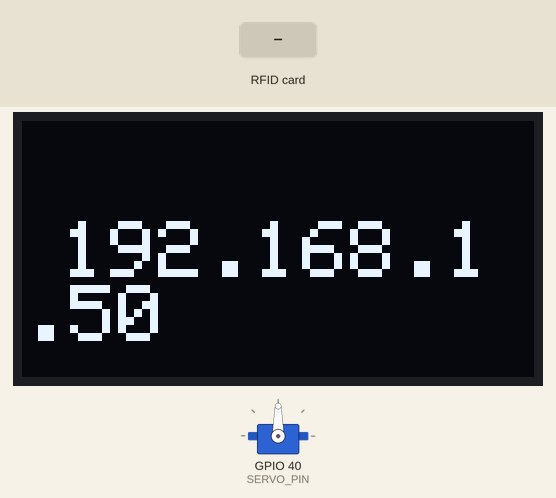
Bench run of a program on a simulated ESP32-S3. Parts: 128×64 one-colour display, servo. Inputs (shaded band) come from the test bench. WiFi joins after 1.5 s; servers stay silent unless stated; uploads are accepted with an empty reply; the camera gives no picture.

Above: at 6.2 s.
6.3 s: RFID card 5E 7A 19 C4 held to the reader
At 10.1 s:
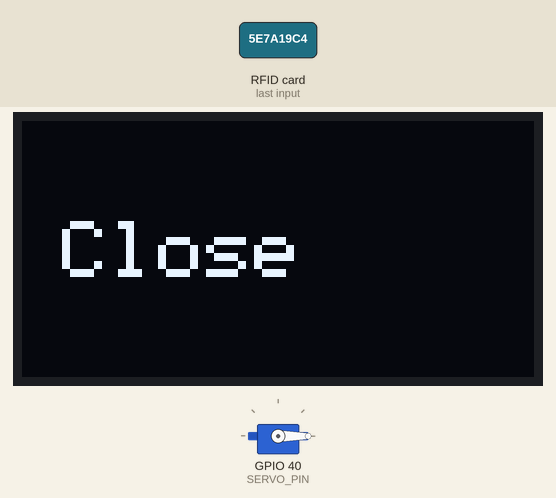
11.1 s: RFID card 5E 7A 19 C4 held to the reader
At 12.1 s:
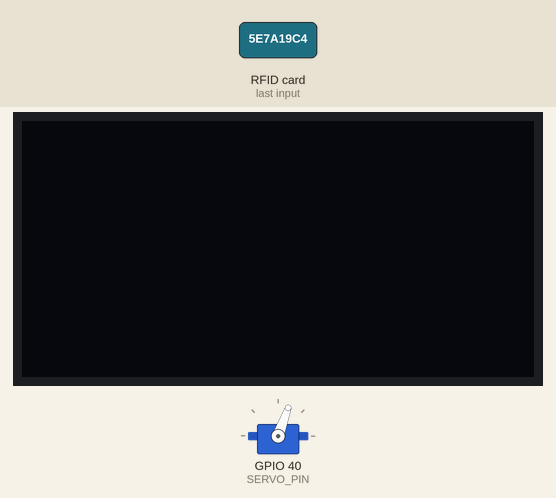
Timing chart, 0 to 15.9 s (numbered marks = the images above; inputs shaded):
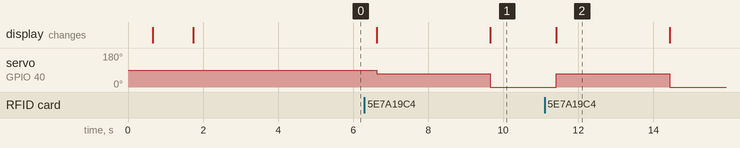

The program:

main.cpp
```cpp
#include "camera.h"
#include "servo.h"
#include "connection.h"
#include "rfid.h"
#include "display.h"

String rfid_id = "";
bool gate_in = false;
void setup()
{
  Serial.begin(115200);
  SPI.begin(OLED_CLK, 20, OLED_MOSI);
  display_init();
  rfid_init();
  servo_init();
  wifi_init();
  camera_init();
  delay(3000);
}

void loop()
{
  rfid_id = rfid_get_uid();
  if (rfid_id != "")
  {
    camera_fb_t *fb = capture_image();
    if (gate_in)
    {
      String suggested_slot = in_parking(fb, rfid_id);
      if (suggested_slot != "NOT")
      {
        show_text(suggested_slot);
        open_gate();
        delay(3000);
        show_text("Close");
        close_gate();
      }
    }
    else
    {
      String total_money = out_parking(fb, rfid_id);
      if (total_money != "NOT")
      {
        show_text(total_money);
        open_gate();
        delay(3000);
        show_text("Close");
        close_gate();
      }
    }
  }
  delay(20);
}
```

camera.h
```cpp
#pragma once
#include "setup.h"

void camera_init();
camera_fb_t *capture_image();
```

connection.h
```cpp
#pragma once
#include "setup.h"
extern const String ssid;
extern const String password;
void wifi_init();
String in_parking(camera_fb_t *fb, String rfid_id);
String out_parking(camera_fb_t *fb, String rfid_id);
void test_api(String rfid_id);
```

display.h
```cpp
#pragma once
#include "setup.h"

extern Adafruit_SSD1306 display;

void show_text(const String &text);
void display_init();
```

rfid.h
```cpp
#pragma once
#include "setup.h"

extern MFRC522 rfid;

void rfid_init();
String rfid_get_uid();
void rfid_stop();
```

servo.h
```cpp
#pragma once
#include "setup.h"
extern Servo servo;

void servo_init();
void close_gate();
void open_gate();
```

setup.h
```cpp
#include "esp_camera.h"
#include <WiFi.h>
#include <SPI.h>
#include <MFRC522.h>
#include <ESP32Servo.h>
#include <Adafruit_GFX.h>
#include <Adafruit_SSD1306.h>
#include <esp_heap_caps.h>
#include <Arduino.h>
#include <HTTPClient.h>

// display
#define SCREEN_WIDTH 128
#define SCREEN_HEIGHT 64
#define OLED_MOSI 21
#define OLED_CLK 19
#define OLED_DC 42
#define OLED_CS 41
#define OLED_RST 39

// rfid
#define RFID_SDA 38
#define RFID_RST 47
#define RFID_MOSI 21
#define RFID_CLK 19
#define RFID_MISO 20

// servo
#define SERVO_PIN 40
#define OPEN_ANGLE 70
#define CLOSE_ANGLE 0
#define OPEN_TIME 3000

// camera
#define PWDN_GPIO_NUM -1
#define RESET_GPIO_NUM -1
#define XCLK_GPIO_NUM 15
#define SIOD_GPIO_NUM 4
#define SIOC_GPIO_NUM 5

#define Y2_GPIO_NUM 11
#define Y3_GPIO_NUM 9
#define Y4_GPIO_NUM 8
#define Y5_GPIO_NUM 10
#define Y6_GPIO_NUM 12
#define Y7_GPIO_NUM 18
#define Y8_GPIO_NUM 17
#define Y9_GPIO_NUM 16

#define VSYNC_GPIO_NUM 6
#define HREF_GPIO_NUM 7
#define PCLK_GPIO_NUM 13
```

camera.cpp
```cpp
#include "camera.h"

void camera_init()
{
    camera_config_t config;
    config.ledc_channel = LEDC_CHANNEL_0;
    config.ledc_timer = LEDC_TIMER_0;

    config.pin_d0 = Y2_GPIO_NUM;
    config.pin_d1 = Y3_GPIO_NUM;
    config.pin_d2 = Y4_GPIO_NUM;
    config.pin_d3 = Y5_GPIO_NUM;
    config.pin_d4 = Y6_GPIO_NUM;
    config.pin_d5 = Y7_GPIO_NUM;
    config.pin_d6 = Y8_GPIO_NUM;
    config.pin_d7 = Y9_GPIO_NUM;

    config.pin_xclk = XCLK_GPIO_NUM;
    config.pin_pclk = PCLK_GPIO_NUM;
    config.pin_vsync = VSYNC_GPIO_NUM;
    config.pin_href = HREF_GPIO_NUM;
    config.pin_sccb_sda = SIOD_GPIO_NUM;
    config.pin_sccb_scl = SIOC_GPIO_NUM;
    config.pin_pwdn = PWDN_GPIO_NUM;
    config.pin_reset = RESET_GPIO_NUM;

    config.xclk_freq_hz = 20000000;
    config.pixel_format = PIXFORMAT_JPEG;
    config.frame_size = FRAMESIZE_VGA;
    config.jpeg_quality = 12;

    config.fb_location = CAMERA_FB_IN_PSRAM;
    config.fb_count = 2;
    config.grab_mode = CAMERA_GRAB_WHEN_EMPTY;

    if (psramFound())
    {
        config.jpeg_quality = 10;
        config.fb_count = 2;
        config.grab_mode = CAMERA_GRAB_LATEST;
    }
    else
    {
        config.fb_count = 1;
        config.fb_location = CAMERA_FB_IN_DRAM;
    }

    esp_err_t err = esp_camera_init(&config);

    if (err != ESP_OK)
    {
        Serial.printf("Camera init failed with error 0x%x", err);
        return;
    }

    sensor_t *s = esp_camera_sensor_get();
    s->set_vflip(s, 1);
    s->set_hmirror(s, 0);
    s->set_brightness(s, 1);
    s->set_saturation(s, 0);
}

camera_fb_t *capture_image()
{
    camera_fb_t *fb = esp_camera_fb_get();
    if (!fb)
    {
        Serial.println("Camera capture failed");
        return nullptr;
    }
    return fb;
}
```

connection.cpp
```cpp
#include "connection.h"
#include "display.h"
#include <ArduinoJson.h>

const String ssid = "Luu";
const String password = "matkhaula@123@";

void wifi_init()
{
    WiFi.begin(ssid, password);
    WiFi.setSleep(false);

    while (WiFi.status() != WL_CONNECTED)
    {
        delay(500);
        show_text("Connecting");
    }
    show_text(WiFi.localIP().toString());
}

void test_api(String rfid_id)
{
    HTTPClient http;
    String url = "http://192.168.1.100:8080/";
    http.begin(url);
    int httpCode = http.GET();
    show_text("HTTP code: ");
    show_text(String(httpCode));
    http.end();
}

String in_parking(camera_fb_t *fb, String rfid_id)
{
    if (!fb)
        return "ERROR1";

    if (fb->format != PIXFORMAT_JPEG)
    {
        esp_camera_fb_return(fb);
        return "ERROR2";
    }

    WiFiClient client;
    HTTPClient http;

    String url = "http://192.168.1.100:8080/api/v1/esp32/in-upload";
    url += "?rfid_id=" + rfid_id;

    http.begin(client, url);
    http.addHeader("Content-Type", "image/jpeg");
    http.setTimeout(15000);

    int httpCode = http.POST(fb->buf, fb->len);

    String suggested_slot;

    if (httpCode == HTTP_CODE_OK)
    {
        String payload = http.getString();
        JsonDocument doc;
        if (!deserializeJson(doc, payload))
        {
            suggested_slot = doc["suggested_slot"] | "";
        }
    }

    http.end();
    esp_camera_fb_return(fb);
    return suggested_slot;
}

String out_parking(camera_fb_t *fb, String rfid_id)
{
    if (!fb)
        return "ERROR1";

    if (fb->format != PIXFORMAT_JPEG)
    {
        esp_camera_fb_return(fb);
        return "ERROR2";
    }

    WiFiClient client;
    HTTPClient http;

    String url = "http://192.168.1.100:8080/api/v1/esp32/out-upload";
    url += "?rfid_id=" + rfid_id;

    http.begin(client, url);
    http.addHeader("Content-Type", "image/jpeg");
    http.setTimeout(15000);

    int httpCode = http.POST(fb->buf, fb->len);

    String total_money;

    if (httpCode == HTTP_CODE_OK)
    {
        String payload = http.getString();
        JsonDocument doc;
        if (!deserializeJson(doc, payload))
        {
            total_money = doc["total_money"] | "";
        }
    }

    http.end();
    esp_camera_fb_return(fb);
    return total_money;
}
```

display.cpp
```cpp
#include "display.h"
Adafruit_SSD1306 display(SCREEN_WIDTH, SCREEN_HEIGHT, &SPI, OLED_DC, OLED_RST, OLED_CS, 8000000UL);
void show_text(const String &text)
{
    display.clearDisplay();
    display.setTextSize(2);
    display.setTextColor(SSD1306_WHITE);
    display.setCursor(10, 25);
    display.println(text);
    display.display();
}

void display_init()
{
    display.begin(SSD1306_SWITCHCAPVCC);
}
```

rfid.cpp
```cpp
#include "rfid.h"
MFRC522 rfid(RFID_SDA, RFID_RST);
void rfid_init()
{

    rfid.PCD_Init();
    delay(50);
}

String rfid_get_uid()
{
    String uid = "";

    if (!rfid.PICC_IsNewCardPresent())
        return "";

    if (!rfid.PICC_ReadCardSerial())
        return "";

    for (byte i = 0; i < rfid.uid.size; i++)
    {
        if (rfid.uid.uidByte[i] < 0x10)
            uid += "0";
        uid += String(rfid.uid.uidByte[i], HEX);
    }

    uid.toUpperCase();

    rfid.PICC_HaltA();
    rfid.PCD_StopCrypto1();

    return uid;
}

void rfid_stop()
{
    rfid.PICC_HaltA();
    rfid.PCD_StopCrypto1();
}
```

servo.cpp
```cpp
#include "servo.h"
Servo servo;

void servo_init()
{
    servo.attach(SERVO_PIN);
}
void close_gate()
{
    servo.write(CLOSE_ANGLE);
}
void open_gate()
{
    servo.write(OPEN_ANGLE);
}
```

Measured:
- after the input at 6.3 s, servo on GPIO 40 (SERVO_PIN): 90° → 70° after 0.33 s, → 0° 3.0 s later; the display: first differs from a run without the input after 0.33 s (image 1 shows a later state)
- after the input at 11.1 s, servo on GPIO 40 (SERVO_PIN): 0° → 70° after 0.31 s, → 0° 3.0 s later; the display: first differs from a run without the input after 0.31 s (image 2)
